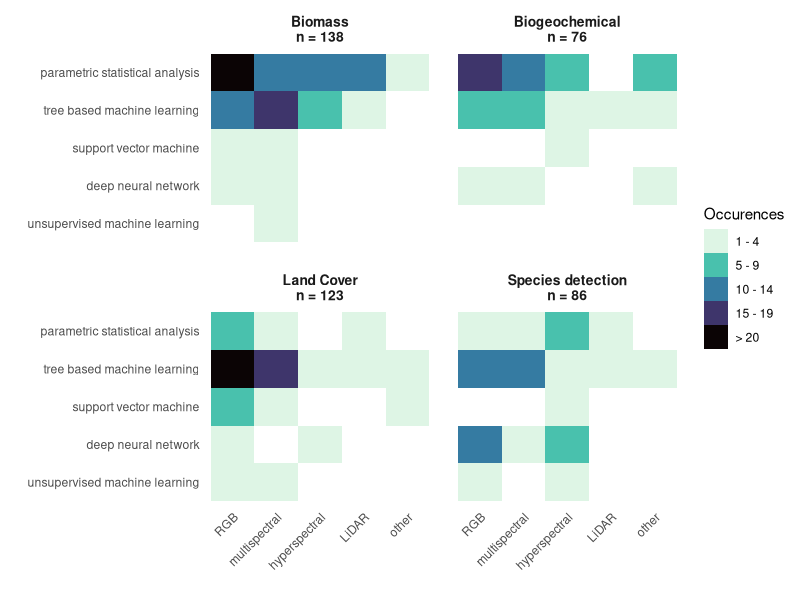

Write the R code that produced this figure.
### load packages

library(tidyverse)
library(ggplot2)
library(readxl)
library(gridExtra)
library(grid)
library(RColorBrewer)
library(viridis)

################################################################################

### directly read the excel file. no need for two files: 
excel <- read_excel("data/data_extraction/data_extraction_final.xlsx", skip = 1, na = c("","NA"))
meta <- excel[,c(2:10,18:20,39:41)]
data <- excel[,c(2,11:17,21:37)]


### delete now empty rows to receive a "true" metadata table for our 272 articles
meta <- filter(meta, !(is.na(Title)))

### make variables into factors
str(meta)
meta[,c(2,6,8:14)] <- meta[,c(2,6,8:14)] |>
  mutate_if(sapply(meta[,c(2,6,8:14)], is.character), as.factor)


str(data)
data[,c(2:7,9:13,15:25)] <- data[,c(2:7,9:13,15:25)] |>
  mutate_if(sapply(data[,c(2:7,9:13,15:25)], is.character), as.factor)

table(data$algorithm_grouped)

################################################################################

### heatmaps of algorithm x sensor for all analysed traits (Biomass, land cover etc)

### Als Datensatz dafür brauchen wir:DOI, habitat quality, algorithm grouped und Sensor

combi <- data |>
  select(DOI, Sensor, Habitat_quality_grouped, algorithm_grouped) |>
  filter(!(is.na(algorithm_grouped) & is.na(Habitat_quality_grouped) & is.na(Sensor))) |> 
  group_by(DOI) |>                                      ### group articles by DOI 
  fill(algorithm_grouped,.direction = "down") |>        ### fill NAs by the variable that sits above 
  fill(Habitat_quality_grouped,.direction = "down") |>
  fill(Sensor, .direction = "down") |>
  ungroup()
           
table(combi$Sensor)

### combine custom / other sensor types
combi$Sensor <- case_when(
  combi$Sensor %in% c("hyperspectral", "hyperspectral (panchromatic)") ~ "hyperspectral",
  combi$Sensor == "multispectral" ~ "multispectral",
  combi$Sensor == "LiDAR" ~ "LiDAR",
  combi$Sensor == "RGB" ~ "RGB",
  combi$Sensor == "missing" ~ "missing",
  TRUE ~ "other"
)
table(combi$Sensor)

### define levels for algorithm and sensor
combi$Sensor <- factor(combi$Sensor,
                       levels = c("RGB", "multispectral", "hyperspectral", "LiDAR", "other", "missing"))



### combine algorithm types:
## ddnn ist tippfehler
## dlnn zu cnn um es von den "normalen" nn abzugrenzen
##
##
table(combi$algorithm_grouped)

## zweite version mit etwas gröberer Gruppierung
## vor zeile 77 gleich


### rename algorithms
combi$algorithm_grouped <- case_when(
  combi$algorithm_grouped %in% c("linear", "Non-linear") ~ "parametric statistical analysis",
  combi$algorithm_grouped == "tree" ~ "tree based machine learning",
  combi$algorithm_grouped == "svm" ~ "support vector machine",
  combi$algorithm_grouped %in% c("nn", "dlnn") ~ "deep neural network",
  combi$algorithm_grouped == "unsupervised" ~ "unsupervised machine learning",
  combi$algorithm_grouped == "missing" ~ "missing",
  TRUE ~ "other"
)


combi$algorithm_grouped <- factor(combi$algorithm_grouped,
                                  levels = c("missing","other",
                                             "unsupervised machine learning",
                                             "deep neural network",
                                             "support vector machine",
                                             "tree based machine learning",
                                             "parametric statistical analysis"))

combi$Habitat_quality_grouped <- factor(combi$Habitat_quality_grouped,
                                        levels = c("Biomass", "Biogeochemical", "Land Cover", "Species detection", "Other"))


table(combi$Sensor)
table(combi$algorithm_grouped)

######################################################

test <- combi |>
  select(Habitat_quality_grouped, Sensor, algorithm_grouped) |>
  count(Sensor, algorithm_grouped, Habitat_quality_grouped) |>
  filter(Habitat_quality_grouped %in% c("Biogeochemical", "Biomass", "Land Cover", "Species detection"))  |>
  filter(Sensor %in% c("RGB", "multispectral", "hyperspectral", "LiDAR", "other")) |>
  filter(algorithm_grouped %in% c("deep neural network",
                                  "support vector machine",
                                  "unsupervised machine learning",
                                  "tree based machine learning",
                                  "parametric statistical analysis")) |>
  mutate(n = cut(n, breaks = c(1,5,10,15,20,50), right = F))

test$n <- case_when(
  test$n == "[1,5)" ~ "1 - 4",
  test$n == "[5,10)" ~ "5 - 9",
  test$n == "[10,15)" ~ "10 - 14",
  test$n == "[15,20)" ~ "15 - 19",
  test$n == "[20,50)" ~ "> 20",
  TRUE ~ "other"
)
test
test$n <- factor(test$n,
                 levels = c("1 - 4","5 - 9","10 - 14","15 - 19","> 20"))

### define labels with number of observations for the habitat facets
habitats <- c(
  "Biomass" = "Biomass\nn = 138",
  "Biogeochemical" = "Biogeochemical\nn = 76",
  "Land Cover" = "Land Cover\nn = 123",
  "Species detection" = "Species detection\nn = 86"
)

table(combi$Habitat_quality_grouped)

ggplot(data = test, aes(x = Sensor, y = algorithm_grouped, fill = n)) + 
  geom_tile() +
  facet_wrap(vars(Habitat_quality_grouped), 
             labeller = labeller(Habitat_quality_grouped = habitats))+
  # scale_fill_gradient(low = "#fef0d9", high = "#cb181d") + ### if gradient scale should be used
  scale_fill_viridis(discrete = T, option = "G", direction = -1) +
  labs(x = "", y = "", fill = "Occurences")+
  theme_minimal()+
  theme(axis.text.x = element_text(angle = 45, hjust = 1),
        panel.grid.major = element_blank(),
        strip.text = element_text(size = 10,face = "bold"),
        panel.spacing = unit(1, "lines")
        )



#ggsave("figures/analysis.pdf", width = 16, height = 12, units = "cm")
